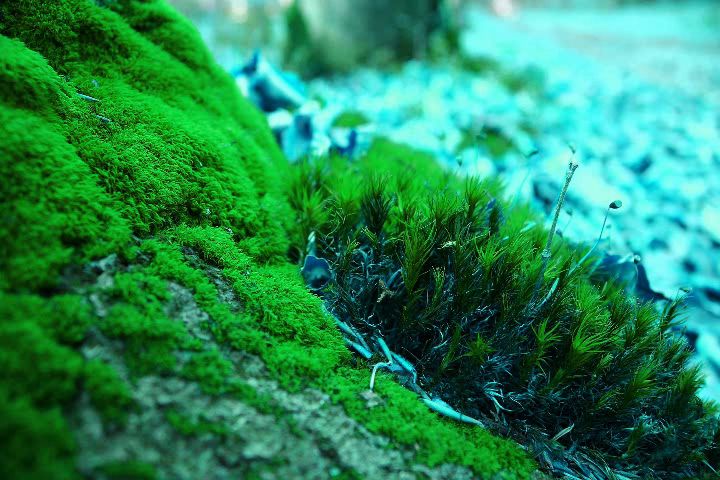
#> input picture frame 25 of ComputationalThinking_COR1009/COR1009-2021-1-컴사/hue_shift.mp4, 720 x 480 px, given in place of street_720.mp4, which was not available
$ python video_footprint.py
#> lines starting #> are read from the running program, lines starting #| are printed output that depends on the picture
import cv2
import numpy as np

# [311 lines left out: functions getinfo, main0, main1, main2, main2_2, main3 and 8 more, not called in this run]
#

def main12(vfilename=None):
#> called with vfilename = 'street_720.mp4'
    cap = cv2.VideoCapture(0 if vfilename == None else vfilename)  # open video camera
    if vfilename is None:
        cap.set(cv2.CAP_PROP_FRAME_WIDTH, 1920)
        cap.set(cv2.CAP_PROP_FRAME_HEIGHT, 1080)

    width  = int(cap.get(cv2.CAP_PROP_FRAME_WIDTH))
    height = int(cap.get(cv2.CAP_PROP_FRAME_HEIGHT))
    print(width, height)

    canvas = np.zeros((height, width, 3), dtype=np.uint8)

    kernel = cv2.getStructuringElement(cv2.MORPH_CROSS, (17,17))

    rng = np.random.default_rng(2021)
    rs, cs = 620, 20
    while True:
        ret, frame = cap.read()
#> frame is the input picture: shape (480, 720, 3); mean B, G, R 88.5, 137.3, 38.4
        if ret == False: break

        frame = cv2.morphologyEx(frame, cv2.MORPH_DILATE, kernel)
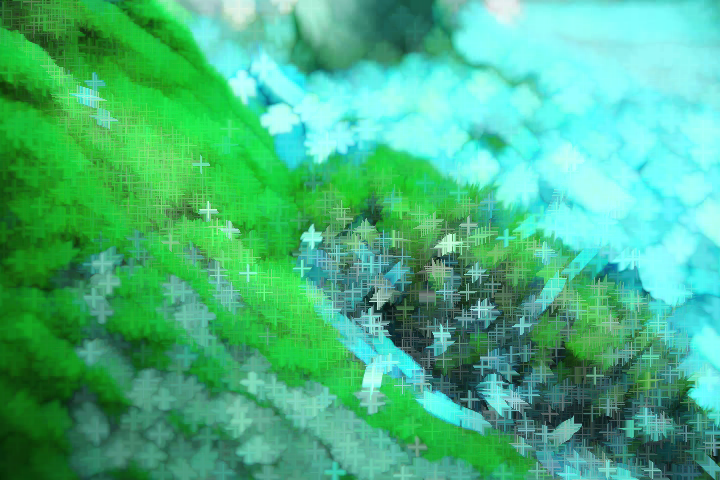
#> frame: shape (480, 720, 3); mean B, G, R 130.9, 181.7, 72.3

        for _ in range(2):
            r = rng.integers(0, height - rs)
            c = rng.integers(0, width - cs)
            canvas[r:r+rs, c:c+cs, :] = frame[r:r+rs,c:c+cs, :]

            canvas[r:r+rs,c,:] = 255
            canvas[r:r+rs,c+cs,:] = 255
            canvas[r,c:c+cs,:] = 255
            canvas[r+rs,c:c+cs,:] = 255
#> canvas: shape (480, 720, 3); every value is 0

        cv2.imshow('win', canvas)

        if cv2.waitKey(10) == ord('q'): break
    #
    cv2.destroyAllWindows()
# [13 lines of commented-out code are left out]
#> (the run stopped early here; a loop or call above may not have finished)

$ run again, starting later in the video
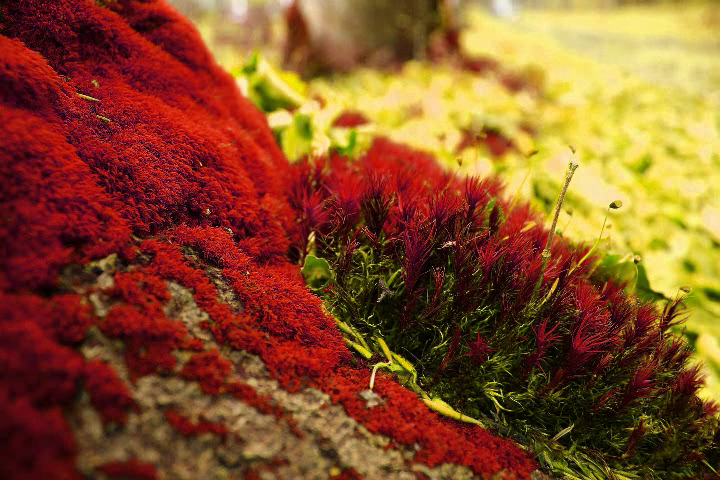
#> input picture frame 115 of ComputationalThinking_COR1009/COR1009-2021-1-컴사/hue_shift.mp4, 720 x 480 px, given in place of street_720.mp4, which was not available
#> in main12, frame is the input picture: shape (480, 720, 3); mean B, G, R 39.9, 80.2, 136.8
#> in main12, `frame = cv2.morphologyEx(frame, cv2.MORPH_DILATE, kernel)`:
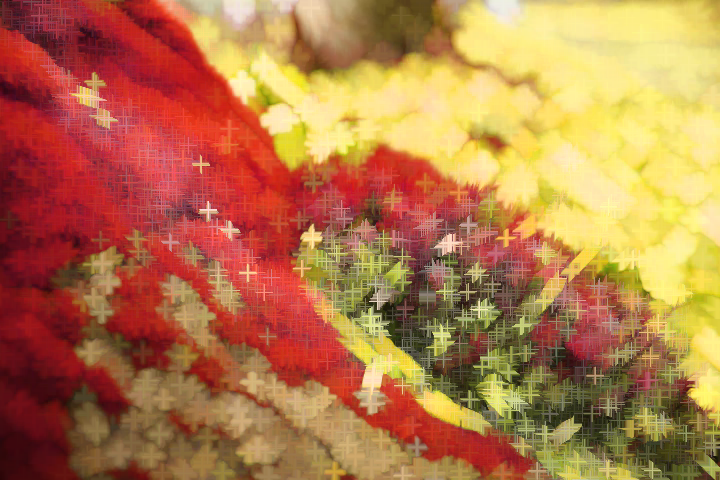
#> frame: shape (480, 720, 3); mean B, G, R 74.2, 121.2, 180.9

$ run again, starting later in the video
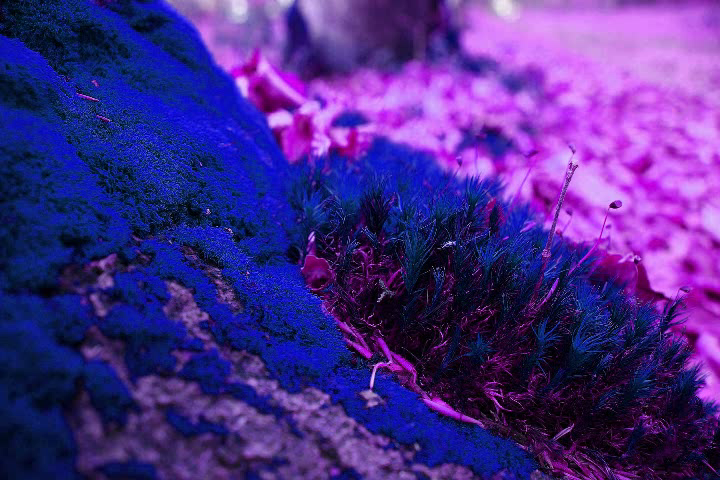
#> input picture frame 204 of ComputationalThinking_COR1009/COR1009-2021-1-컴사/hue_shift.mp4, 720 x 480 px, given in place of street_720.mp4, which was not available
#> in main12, frame is the input picture: shape (480, 720, 3); mean B, G, R 136.9, 43.2, 72.4
#> in main12, `frame = cv2.morphologyEx(frame, cv2.MORPH_DILATE, kernel)`:
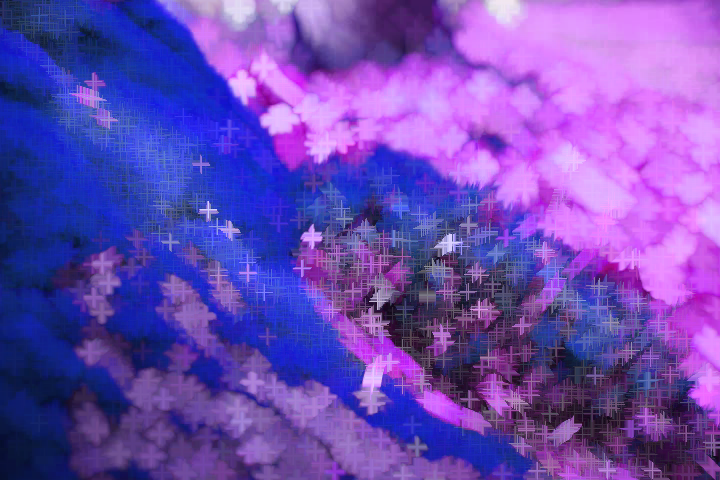
#> frame: shape (480, 720, 3); mean B, G, R 179.9, 74.4, 108.7
